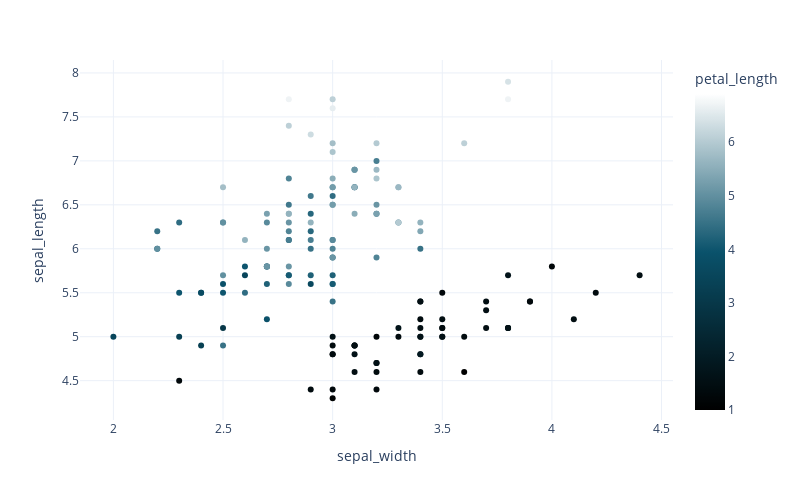

The cell this chart's notebook holds for it:
### Code cell
# Custom sequential colors
# Source: https://plotly.com/python/line-and-scatter/
df = px.data.iris()
fig = px.scatter(df, x="sepal_width", y="sepal_length", color='petal_length')

fig.update_layout(
    width=800,
    height=500,
)

fig.show()

### Figure 1 — Plotly figure (JSON) as saved in the notebook; plotly's stock layout.template omitted (floating-point values rounded to 4 significant figures; data arrays with more than 128 entries replaced by an {"elided": "..."} marker saying what was removed)
{"data": [{"hovertemplate": "sepal_width=%{x}<br>sepal_length=%{y}<br>petal_length=%{marker.color}<extra></extra>", "legendgroup": "", "marker": {"color": {"elided": "150 float values"}, "coloraxis": "coloraxis", "symbol": "circle"}, "mode": "markers", "name": "", "orientation": "v", "showlegend": false, "type": "scatter", "x": {"elided": "150 float values"}, "xaxis": "x", "y": {"elided": "150 float values"}, "yaxis": "y"}], "layout": {"coloraxis": {"colorbar": {"title": {"text": "petal_length"}}, "colorscale": {"elided": "256x2 mixed values"}}, "height": 500, "legend": {"tracegroupgap": 0}, "margin": {"t": 60}, "width": 800, "xaxis": {"anchor": "y", "domain": [0, 1], "title": {"text": "sepal_width"}}, "yaxis": {"anchor": "x", "domain": [0, 1], "title": {"text": "sepal_length"}}}}
